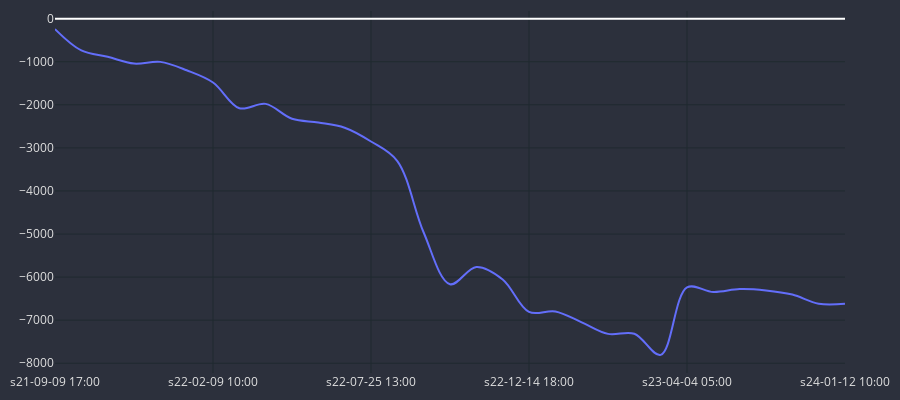

Write notebook code for a chart like this one.
### Code cell
cp = CandlePlot(df_trades,candles=False)
cp.show_plot(line_traces=['GAIN_C'])

### Figure 1 — Plotly figure (JSON) as saved in the notebook; plotly's stock layout.template omitted (floating-point values rounded to 4 significant figures)
{"data": [{"line": {"shape": "spline", "width": 2}, "name": "GAIN_C", "type": "scatter", "x": ["s21-09-09 17:00", "s21-09-20 17:00", "s21-10-11 13:00", "s21-11-11 02:00", "s21-12-27 18:00", "s22-01-30 22:00", "s22-02-09 10:00", "s22-03-01 06:00", "s22-03-22 13:00", "s22-05-05 09:00", "s22-06-06 05:00", "s22-07-08 09:00", "s22-07-25 13:00", "s22-08-01 01:00", "s22-09-07 21:00", "s22-09-25 21:00", "s22-10-11 09:00", "s22-11-15 22:00", "s22-12-14 18:00", "s22-12-21 02:00", "s23-01-31 06:00", "s23-02-08 06:00", "s23-02-15 10:00", "s23-03-22 21:00", "s23-04-04 05:00", "s23-07-27 01:00", "s23-08-09 09:00", "s23-09-15 01:00", "s23-10-31 09:00", "s23-12-11 02:00", "s24-01-12 10:00"], "y": [-242.6, -737.6, -884.4, -1042.0, -1004.0, -1198.0, -1481.0, -2079.0, -1979.0, -2324.0, -2411.0, -2532.0, -2851.0, -3306.0, -4964.0, -6165.0, -5766.0, -6054.0, -6808.0, -6796.0, -7049.0, -7318.0, -7315.0, -7806.0, -6239.0, -6345.0, -6278.0, -6309.0, -6405.0, -6617.0, -6617.0]}], "layout": {"font": {"color": "#e1e1e1"}, "height": 400, "margin": {"b": 10, "l": 10, "r": 10, "t": 10}, "paper_bgcolor": "#2c303c", "plot_bgcolor": "#2c303c", "width": 900, "xaxis": {"autorange": true, "gridcolor": "#1f292f", "nticks": 5, "range": [0, 30], "rangeslider": {"visible": false, "yaxis": {}}, "type": "category"}, "yaxis": {"autorange": true, "gridcolor": "#1f292f", "range": [-8226.0, 177.6], "type": "linear"}}}
